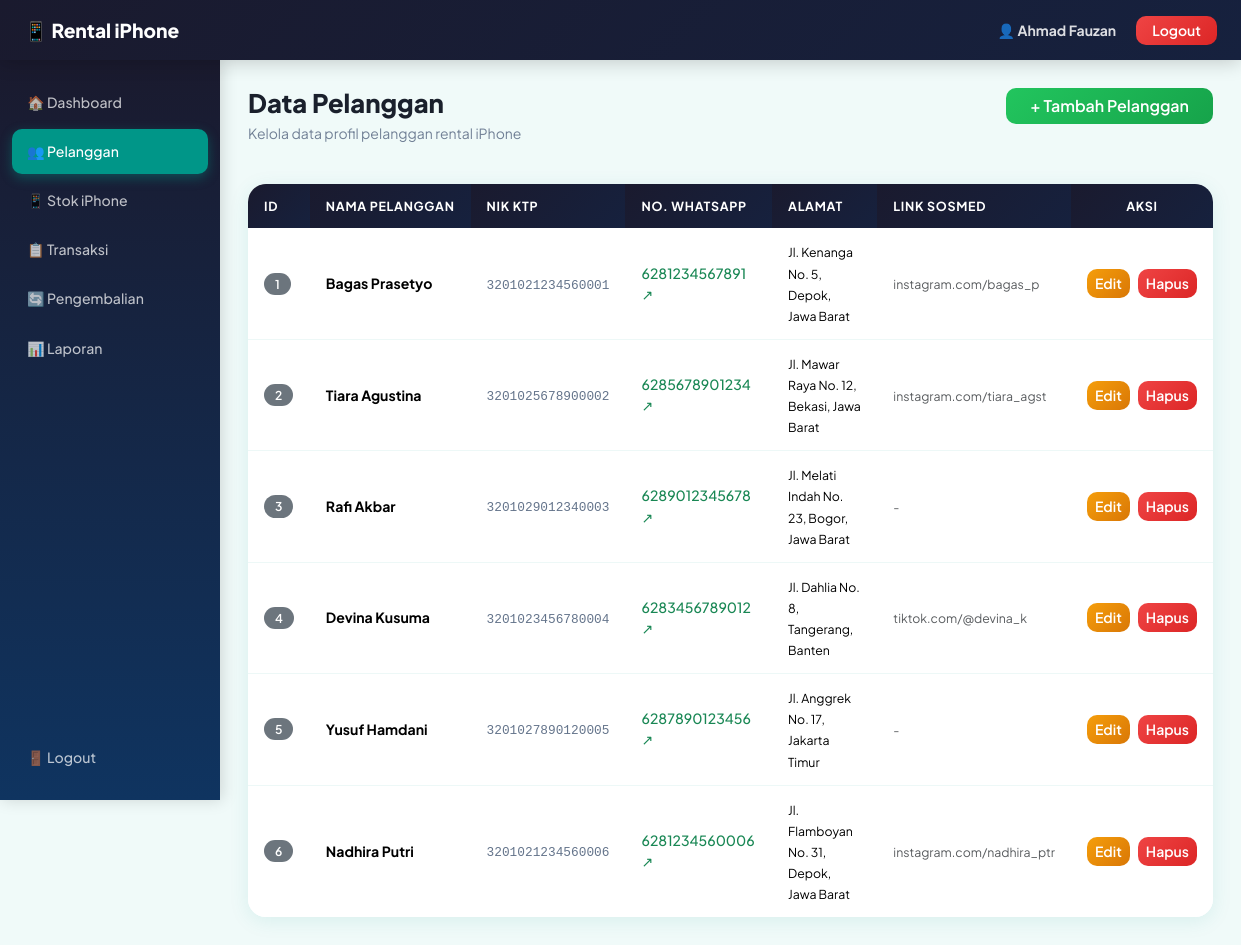
/pelanggan/index.php (signed in), run on the app's committed database.
### tables this page shows
CREATE TABLE `pelanggan` (
  `id_pelanggan` int(11) NOT NULL,
  `nama_pelanggan` varchar(100) NOT NULL,
  `nik_ktp` varchar(16) NOT NULL,
  `no_wa` varchar(15) NOT NULL,
  `alamat` text NOT NULL,
  `link_sosmed` varchar(100) NOT NULL DEFAULT ''
);

### pelanggan/index.php (the view, shortened to what this page needs)
<?php
include "../config/koneksi.php";
$query = mysqli_query($koneksi, "SELECT * FROM pelanggan ORDER BY id_pelanggan ASC");
?>
<!DOCTYPE html>
<html lang="id">
<head>
    <link href="https://cdn.jsdelivr.net/npm/bootstrap@5.3.3/dist/css/bootstrap.min.css" rel="stylesheet">
    <link rel="stylesheet" href="../assets/css/style.css">
</head>
<body>
<nav class="navbar-custom">
    <a class="navbar-brand" href="#">📱 Rental iPhone</a>
    <div class="ms-auto">
        <span class="text-white">👤 <strong><?= htmlspecialchars($_SESSION['nama_admin']); ?></strong></span>
        <a href="../auth/logout.php" class="btn btn-danger btn-sm px-3 ms-2">Logout</a>
    </div>
</nav>
<div class="layout-wrapper">
    <div class="sidebar" id="sidebarMenu">
        <a href="../index.php">🏠 Dashboard</a>
        <a href="../pelanggan/index.php" class="active">👥 Pelanggan</a>
        <a href="../iphone/index.php">📱 Stok iPhone</a>
        <a href="../transaksi/index.php">📋 Transaksi</a>
        <a href="../pengembalian/index.php">🔄 Pengembalian</a>
        <a href="../laporan/index.php">📊 Laporan</a>
        <a href="../auth/logout.php" class="sidebar-logout">🚪 Logout</a>
    </div>
    <div class="main-content">
        <div class="page-header">
            <div>
                <h2>Data Pelanggan</h2>
                <p class="subtitle">Kelola data profil pelanggan rental iPhone</p>
            </div>
            <a href="tambah.php" class="btn btn-success px-4">+ Tambah Pelanggan</a>
        </div>
        <div class="card">
            <div class="card-body p-0">
                <div class="table-wrapper">
                    <table class="table table-hover mb-0">
                        <thead>
                            <tr>
                                <th>ID</th>
                                <th>Nama Pelanggan</th>
                                <th>NIK KTP</th>
                                <th>No. WhatsApp</th>
                                <th>Alamat</th>
                                <th>Link Sosmed</th>
                                <th class="text-center">Aksi</th>
                            </tr>
                        </thead>
                        <tbody>
                            <?php while($row = mysqli_fetch_assoc($query)){ ?>
                            <tr>
                                <td><span class="badge bg-secondary"><?= $row['id_pelanggan']; ?></span></td>
                                <td class="fw-bold"><?= htmlspecialchars($row['nama_pelanggan']); ?></td>
                                <td><code style="font-size:0.8rem;color:#64748b;"><?= $row['nik_ktp']; ?></code></td>
                                <td>
                                    <a href="https://wa.me/<?= $row['no_wa']; ?>" target="_blank" class="text-decoration-none text-success fw-medium">
                                        <?= $row['no_wa']; ?> ↗
                                    </a>
                                </td>
                                <td style="max-width:180px;"><small><?= htmlspecialchars($row['alamat']); ?></small></td>
                                <td><small class="text-muted"><?= $row['link_sosmed'] ?: '-'; ?></small></td>
                                <td class="text-center">
                                    <div class="d-flex gap-2 justify-content-center">
                                        <a href="edit.php?id=<?= $row['id_pelanggan']; ?>" class="btn btn-warning btn-sm">Edit</a>
                                        <a href="hapus.php?id=<?= $row['id_pelanggan']; ?>" class="btn btn-danger btn-sm" onclick="return confirm('Yakin ingin menghapus pelanggan ini?')">Hapus</a>
                                    </div>
                                </td>
                            </tr>
                            <?php } ?>
                        </tbody>
                    </table>
                </div>
            </div>
        </div>
    </div>
</div>
</body>
</html>

### assets/css/style.css (style rules this page uses)
:root { --primary: #009688; --primary-dark: #00796B; --secondary: #1a1a2e; --background: #f0faf9; --sidebar-width: 220px; --navbar-height: 60px; }
* { box-sizing: border-box; margin: 0; padding: 0; }
html { -webkit-text-size-adjust: 100%; }
body { font-family: 'Plus Jakarta Sans', 'Segoe UI', Arial, sans-serif; background: #f0faf9; color: #1a202c; min-height: 100vh; overflow-x: hidden; }
.navbar-custom { background: linear-gradient(135deg, #1a1a2e 0%, #16213e 100%) !important; min-height: var(--navbar-height); padding: 0 24px; display: flex; align-items: center; position: fixed; top: 0; left: 0; right: 0; z-index: 1000; box-shadow: 0 2px 20px rgba(0,0,0,0.2); gap: 14px; }
.navbar-custom .navbar-brand { color: white !important; font-weight: 800; font-size: 1.2rem; text-decoration: none; white-space: nowrap; }
.navbar-custom .ms-auto { margin-left: auto !important; display: flex; align-items: center; gap: 12px; }
.navbar-custom .text-white { color: rgba(255,255,255,0.85) !important; font-size: 0.875rem; }
.sidebar { position: fixed; top: var(--navbar-height); left: 0; width: var(--sidebar-width); height: calc(100vh - var(--navbar-height)); background: linear-gradient(180deg, #1a1a2e 0%, #0f3460 100%); padding: 20px 12px; display: flex !important; flex-direction: column; gap: 4px; overflow-y: auto; z-index: 900; box-shadow: 2px 0 15px rgba(0,0,0,0.15); transition: transform 0.3s ease; }
.sidebar a { display: flex !important; align-items: center; padding: 11px 14px; color: rgba(255,255,255,0.72) !important; text-decoration: none !important; border-radius: 10px; font-size: 0.88rem; font-weight: 500; transition: all 0.25s ease; border: 1px solid transparent; gap: 8px; }
.sidebar a.active { background: var(--primary) !important; color: white !important; box-shadow: 0 4px 12px rgba(0,150,136,0.4); }
.sidebar-logout { margin-top: auto !important; color: rgba(255,120,120,0.8) !important; }
.layout-wrapper { display: flex; padding-top: var(--navbar-height); min-height: 100vh; }
.main-content { margin-left: var(--sidebar-width); padding: 28px; flex: 1; min-height: calc(100vh - var(--navbar-height)); }
.page-header { display: flex; justify-content: space-between; align-items: flex-start; margin-bottom: 24px; }
.page-header h2 { font-size: 1.6rem; font-weight: 800; margin: 0 0 4px; color: #1a202c; }
.page-header .subtitle { color: #718096; font-size: 0.875rem; }
.card { border: none !important; border-radius: 18px !important; background: rgba(255,255,255,0.92) !important; box-shadow: 0 4px 20px rgba(0,150,136,0.1) !important; transition: transform 0.3s ease, box-shadow 0.3s ease; overflow: hidden; }
.card-body { padding: 24px; }
.btn { border-radius: 10px !important; font-weight: 600 !important; transition: all 0.25s !important; }
.btn-success { background: linear-gradient(135deg,#22c55e,#16a34a) !important; border:none !important; }
.btn-danger { background: linear-gradient(135deg,#ef4444,#dc2626) !important; border:none !important; }
.btn-warning { background: linear-gradient(135deg,#f59e0b,#d97706) !important; border:none !important; color:white !important; }
.table-wrapper { border-radius: 16px; overflow-x: auto; -webkit-overflow-scrolling: touch; }
.table { margin-bottom: 0 !important; min-width: 640px; }
.table thead th { background: linear-gradient(135deg, #1a1a2e, #16213e) !important; color: white !important; padding: 13px 16px !important; font-size: 0.78rem !important; text-transform: uppercase; letter-spacing: 0.7px; font-weight: 700 !important; border: none !important; white-space: nowrap; }
.table tbody td { padding: 13px 16px !important; vertical-align: middle; border-bottom: 1px solid rgba(0,150,136,0.07) !important; font-size: 0.88rem; border-top: none !important; }
.table tbody tr:last-child td { border-bottom: none !important; }
.badge { padding: 5px 11px !important; border-radius: 50px !important; font-size: 0.76rem !important; font-weight: 600 !important; }

### data on the page
pelanggan: id_pelanggan "1", nama_pelanggan "Bagas Prasetyo", nik_ktp "3201021234560001", no_wa "6281234567891", alamat "Jl. Kenanga No. 5, Depok, Jawa Barat", link_sosmed "instagram.com/bagas_p"
pelanggan: id_pelanggan "2", nama_pelanggan "Tiara Agustina", nik_ktp "3201025678900002", no_wa "6285678901234", alamat "Jl. Mawar Raya No. 12, Bekasi, Jawa Barat", link_sosmed "instagram.com/tiara_agst"
pelanggan: id_pelanggan "3", nama_pelanggan "Rafi Akbar", nik_ktp "3201029012340003", no_wa "6289012345678", alamat "Jl. Melati Indah No. 23, Bogor, Jawa Barat", link_sosmed "-"
pelanggan: id_pelanggan "4", nama_pelanggan "Devina Kusuma", nik_ktp "3201023456780004", no_wa "6283456789012", alamat "Jl. Dahlia No. 8, Tangerang, Banten", link_sosmed "tiktok.com/@devina_k"
pelanggan: id_pelanggan "5", nama_pelanggan "Yusuf Hamdani", nik_ktp "3201027890120005", no_wa "6287890123456", alamat "Jl. Anggrek No. 17, Jakarta Timur", link_sosmed "-"
pelanggan: id_pelanggan "6", nama_pelanggan "Nadhira Putri", nik_ktp "3201021234560006", no_wa "6281234560006", alamat "Jl. Flamboyan No. 31, Depok, Jawa Barat", link_sosmed "instagram.com/nadhira_ptr"

### other printed values
$_SESSION['nama_admin'] "Ahmad Fauzan"
